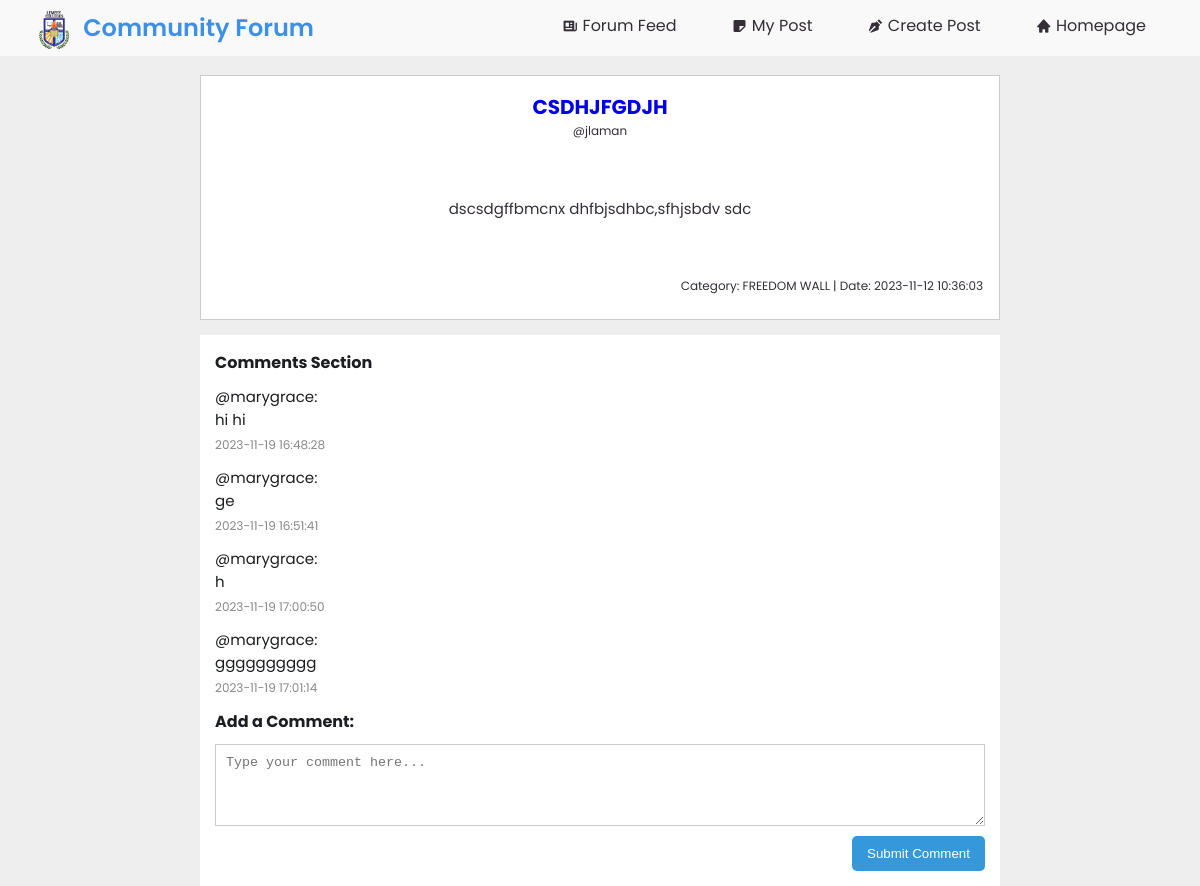
Screenshot of /Users/forum-viewpost.php?blog_id=2 with the database file from the repository.
### tables this page shows
CREATE TABLE `blogs` (
  `blog_id` int(11) NOT NULL,
  `blog_category` varchar(255) NOT NULL,
  `blog_title` varchar(255) NOT NULL,
  `blog_by` varchar(255) NOT NULL,
  `blog_date` datetime NOT NULL,
  `blog_content` longtext NOT NULL
);

CREATE TABLE `user` (
  `id` int(11) NOT NULL,
  `role` varchar(255) NOT NULL,
  `date_created` varchar(255) NOT NULL,
  `first_name` varchar(255) NOT NULL,
  `last_name` varchar(255) NOT NULL,
  `username` varchar(255) NOT NULL,
  `email` varchar(255) NOT NULL,
  `password` varchar(255) NOT NULL,
  `reset_token` varchar(255) DEFAULT NULL,
  `reset_timestamp` timestamp NOT NULL DEFAULT current_timestamp() ON UPDATE current_timestamp(),
  `profile_photo` varchar(255) DEFAULT NULL
);

CREATE TABLE `comments` (
  `comment_id` int(11) NOT NULL,
  `blog_id` int(11) DEFAULT NULL,
  `user_id` int(11) DEFAULT NULL,
  `username` varchar(255) NOT NULL,
  `comment_date` datetime DEFAULT NULL,
  `comment_content` text DEFAULT NULL
);

### Users/forum-viewpost.php (the view, shortened to what this page needs)
<?php
include('config.php');
if (isset($_GET['blog_id'])) {
    $blogId = $_GET['blog_id'];
    $blogQuery = "SELECT b.blog_id, b.blog_title, b.blog_by, u.username AS username, b.blog_date, b.blog_content, b.blog_category
            FROM blogs b
            JOIN user u ON b.blog_by = u.username
            WHERE b.blog_id = $blogId";
    $blogResult = mysqli_query($link, $blogQuery);
    $commentsQuery = "SELECT c.comment_id, c.comment_date, c.comment_content, u.username AS comment_username
            FROM comments c
            JOIN user u ON c.username = u.username
            WHERE c.blog_id = $blogId";
} else {
    header("Location: forum.php");
    exit();
}
?>
<!DOCTYPE html>
<html lang="en">
<head>
</head>
<body>
    <?php include('forumside.php'); ?>
    <br><br><br>
    <section id="content">
        <main>
            <div class="container mt-5">
                <?php
                if (mysqli_num_rows($blogResult) > 0) {
                    $row = mysqli_fetch_assoc($blogResult);
                    ?>
                    <div class="box-info">
                        <div class="post">
                            <center><h5 class="post-title"><a href="forum-viewpost.php?blog_id=<?php echo $row['blog_id']; ?>"><?php echo $row['blog_title']; ?></a></h5></center>
                            <center><p class="post-author">@<?php echo $row['username']; ?></p></center>
                            <br><br>
                            <center><p class="post-content"><?php echo $row['blog_content']; ?></p>
                                <br><br>
                                <div class="post-details" style="text-align: right;">
                                    <p class="post-category">Category: <?php echo $row['blog_category']; ?> | Date: <?php echo $row['blog_date']; ?></p>
                                </div>
                        </div>
                    </div>
                    <div class="card mb-3">
                        <div class="card-body">
                            <div class="comments-card">
                                <h4 class="card-title">Comments Section</h4>
                                <?php
                                $commentsResult = mysqli_query($link, $commentsQuery);
                                while ($comment = mysqli_fetch_assoc($commentsResult)) {
                                    ?>
                                    <div class="comment">
                                        <p>@<?php echo isset($comment['comment_username']) ? $comment['comment_username'] : 'Unknown'; ?>: </p>
                                        <p><?php echo isset($comment['comment_content']) ? $comment['comment_content'] : 'No content'; ?> <br></p>
                                        <small class="text-muted"><?php echo isset($comment['comment_date']) ? $comment['comment_date'] : 'Unknown date'; ?></small>
                                    </div>
                                    <?php
                                }
                                ?>
                                <h4 class="card-title">Add a Comment:</h4>
                                <form action="forum-comments.php" method="post">
                                    <textarea name="comment_content" rows="4" placeholder="Type your comment here..." required></textarea>
                                    <button type="submit">Submit Comment</button>
                                </form>
                            </div>
                        </div>
                    </div>
                <?php
            } else {
                echo "<p>No blog posts found</p>";
            }
            ?>
        </div>
    </main>
    </section>
</body>
</html>

### Users/forum-viewpost.php (style rules this page uses)
body { font-family: var(--poppins); background-color: #eee; color: #1c1e21; }
.container { max-width: 800px; margin: 0 auto; }
.post { width: 100%; padding: 16px; background: #fff; display: flex; flex-direction: column; margin-bottom: 15px; border: 1px solid #ccc; }
.post-title { font-size: 20px; font-weight: bold; color: var(--dark); margin-bottom: 0; text-align: center; }
.post-content { color: var(--dark); font-size: 15px; line-height: 1.4; margin-bottom: 8px; text-align: center; }
.post-details { display: flex; flex-direction: column; text-align: center; }
.post-category, .post-author, .post-date { color: var(--dark); font-size: 12px; margin-bottom: 8px; }
.card .comments-card { margin-top: 0; padding: 15px; background-color: #fff; }
.comment { margin-bottom: 10px; }
.comment p { margin: 0; font-size: 15px; }
.comment small { color: #888; font-size: 12px; }
.comments-card h4 { font-size: 1rem; margin-bottom: 10px; }
.comments-card form { display: flex; flex-direction: column; }
.comments-card textarea { margin-bottom: 10px; padding: 10px; border: 1px solid #ccc; resize: vertical; }
.comments-card button { background-color: #3498db; color: white; padding: 10px 15px; border: none; border-radius: 5px; cursor: pointer; display: block; margin: 0; margin-left: auto; }

### Users/forumside.php (style rules this page uses)
* { margin: 0; padding: 0; box-sizing: border-box; }
a { text-decoration: none; }
:root { --poppins: 'Poppins', sans-serif; --light: #F9F9F9; --blue: #3C91E6; --light-blue: #CFE8FF; --grey: #eee; --dark-grey: #AAAAAA; --dark: #342E37; --red: #DB504A; --yellow: #FFCE26; --light-yellow: #FFF2C6; --orange: #FD7238; --light-orange: #FFE0D3; --green: #30ee59; --light-green: #90e9a4; }
html { overflow-x: hidden; }
body { background: var(--grey); overflow-x: hidden; margin: 0; }
#content { position: relative; width: 100%; transition: .3s ease; margin-left: 0; margin-bottom: 0; }

### rows the page displays
blogs: blog_title "CSDHJFGDJH", user.username "jlaman", blog_content "dscsdgffbmcnx dhfbjsdhbc,sfhjsbdv sdc", blog_category "FREEDOM WALL", blog_date "2023-11-12 10:36:03"
comments: user.username "marygrace", comment_content "hi hi", comment_date "2023-11-19 16:48:28"
comments: user.username "marygrace", comment_content "ge", comment_date "2023-11-19 16:51:41"
comments: user.username "marygrace", comment_content "h", comment_date "2023-11-19 17:00:50"
comments: user.username "marygrace", comment_content "gggggggggg", comment_date "2023-11-19 17:01:14"
